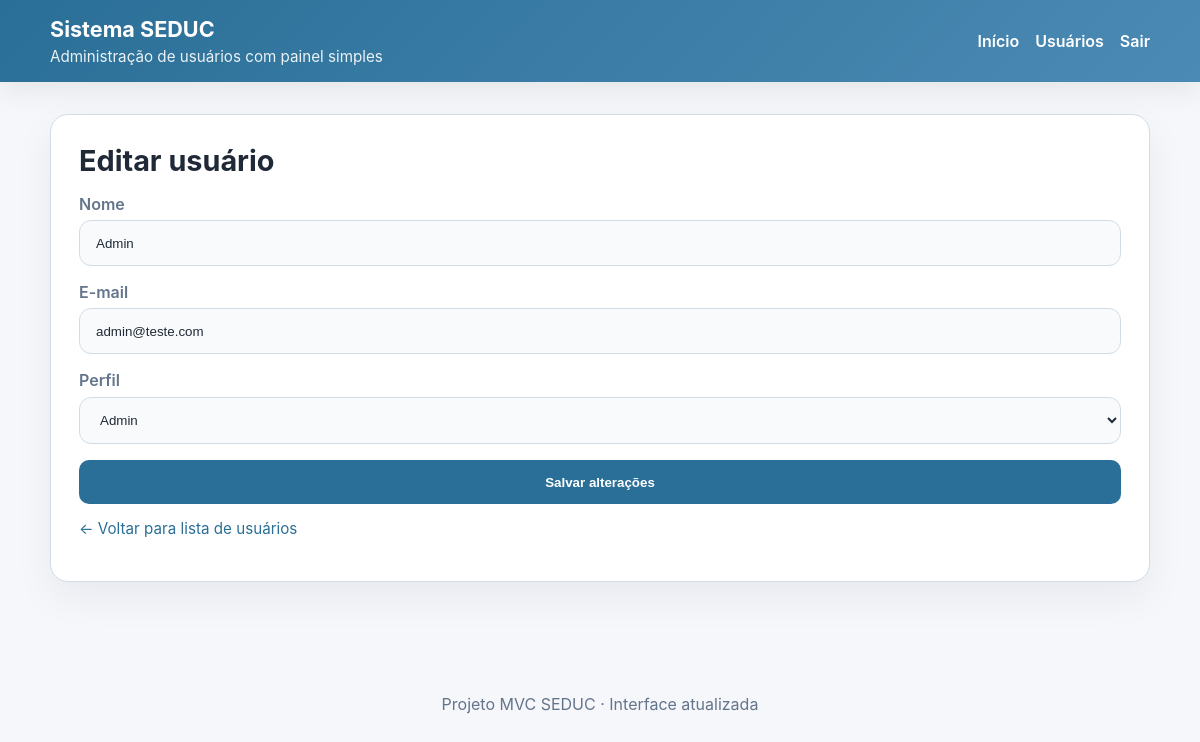
The app's page /usuarios/5/editar (signed in) with its own data.
### app/models/usuario.py (models this page shows)
class Usuario(Base):
    __tablename__ = "usuarios"
    id = Column(Integer, primary_key=True, autoincrement=True)
    nome = Column(String(100), nullable=False)
    email = Column(String(100), unique=True, index=True, nullable=False)
    senha_hash = Column(String(255), nullable=False)
    role = Column(String(20), nullable=False, default="operador")
    ativo = Column(Boolean, default=True)
    criando_em = Column(DateTime, server_default=func.now())

### app/controllers/admin_controller.py (the view)
@router.get("/{usuario_id}/editar", response_class=HTMLResponse)
def editar_usuario(
    request: Request,
    usuario_id: int,
    db: Session = Depends(get_db),
    admin: dict = Depends(get_admin)
):
    usuario = db.query(Usuario).filter_by(id=usuario_id).first()
    if usuario is None:
        return RedirectResponse(url="/usuarios", status_code=status.HTTP_302_FOUND)
    return templates.TemplateResponse(
        request,
        "Usuarios/editar.html",
        {"request": request, "editing_usuario": usuario, "usuario": admin}
    )

### app/templates/Usuarios/editar.html (shortened to what this page needs)
{% extends "base.html" %}
{% block content %}
<div class="card">
    <h1 class="page-title">Editar usuário</h1>
    <form action="/usuarios/{{ editing_usuario.id }}/editar" method="post" class="form-grid">
        <div>
            <label for="nome">Nome</label>
            <input type="text" id="nome" name="nome" value="{{ editing_usuario.nome }}" required>
        </div>
        <div>
            <label for="email">E-mail</label>
            <input type="email" id="email" name="email" value="{{ editing_usuario.email }}" required>
        </div>
        <div>
            <label for="role">Perfil</label>
            <select id="role" name="role">
                <option value="admin" {% if editing_usuario.role == 'admin' %}selected{% endif %}>Admin</option>
            </select>
        </div>
        <button type="submit">Salvar alterações</button>
    </form>
    <p class="form-footnote"><a class="small-link" href="/usuarios">← Voltar para lista de usuários</a></p>
</div>
{% endblock %}

### app/static/style.css (style rules this page uses)
:root { --bg: #f5f7fb; --surface: #ffffff; --primary: #2a6f97; --primary-dark: #1f5673; --accent: #f17e7e; --text: #1f2937; --muted: #64748b; --border: #d2dce6; }
* { box-sizing: border-box; }
body { margin: 0; font-family: Inter, system-ui, sans-serif; background: var(--bg); color: var(--text); }
.card { background: var(--surface); border: 1px solid var(--border); border-radius: 18px; padding: 1.75rem; box-shadow: 0 15px 40px rgba(15, 23, 42, 0.06); }
.page-title { margin-top: 0; margin-bottom: 1rem; font-size: clamp(1.8rem, 2.4vw, 2.4rem); }
.button, button, input[type="submit"] { border: none; background: var(--primary); color: white; padding: 0.9rem 1.2rem; border-radius: 10px; cursor: pointer; font-weight: 600; transition: transform 0.2s ease, background 0.2s ease; }
.form-grid { display: grid; gap: 1rem; }
label { display: block; margin-bottom: 0.4rem; color: var(--muted); font-weight: 600; }
input[type="text"], input[type="email"], input[type="password"], select, textarea { width: 100%; padding: 0.9rem 1rem; border: 1px solid var(--border); border-radius: 12px; background: #f9fafb; color: var(--text); }
.form-footnote { font-size: 0.95rem; color: var(--muted); }
.small-link { color: var(--primary); text-decoration: none; }

### records on screen
Usuario: nome "Admin", email "admin@teste.com", role "Admin"
